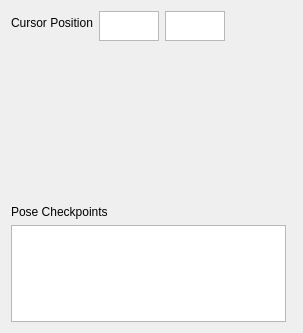
<?xml version="1.0" encoding="UTF-8"?>
<ui version="4.0">
 <class>LogWidget</class>
 <widget class="QWidget" name="LogWidget">
  <property name="geometry">
   <rect>
    <x>0</x>
    <y>0</y>
    <width>303</width>
    <height>333</height>
   </rect>
  </property>
  <property name="windowTitle">
   <string>Form</string>
  </property>
  <layout class="QGridLayout" name="gridLayout">
   <item row="4" column="0">
    <widget class="QListWidget" name="poses"/>
   </item>
   <item row="2" column="0" colspan="2">
    <layout class="QFormLayout" name="formLayout">
     <property name="fieldGrowthPolicy">
      <enum>QFormLayout::AllNonFixedFieldsGrow</enum>
     </property>
     <item row="0" column="0">
      <widget class="QLabel" name="label">
       <property name="maximumSize">
        <size>
         <width>16777215</width>
         <height>30</height>
        </size>
       </property>
       <property name="text">
        <string>Cursor Position</string>
       </property>
      </widget>
     </item>
     <item row="0" column="1">
      <layout class="QHBoxLayout" name="horizontalLayout">
       <item>
        <widget class="QTextEdit" name="mouseX">
         <property name="maximumSize">
          <size>
           <width>60</width>
           <height>30</height>
          </size>
         </property>
        </widget>
       </item>
       <item>
        <widget class="QTextEdit" name="mouseY">
         <property name="maximumSize">
          <size>
           <width>60</width>
           <height>30</height>
          </size>
         </property>
        </widget>
       </item>
      </layout>
     </item>
     <item row="1" column="1">
      <spacer name="verticalSpacer">
       <property name="orientation">
        <enum>Qt::Vertical</enum>
       </property>
       <property name="sizeHint" stdset="0">
        <size>
         <width>20</width>
         <height>247</height>
        </size>
       </property>
      </spacer>
     </item>
    </layout>
   </item>
   <item row="3" column="0">
    <widget class="QLabel" name="label_2">
     <property name="text">
      <string>Pose Checkpoints</string>
     </property>
    </widget>
   </item>
  </layout>
 </widget>
 <resources/>
 <connections/>
</ui>
